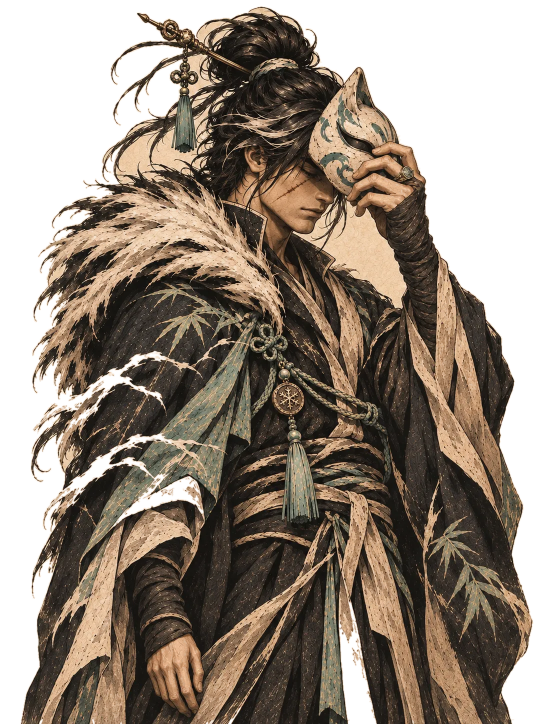
#> input picture flagship-v2/cast-performance-test/assets/derived/cold-blooded-defeat-matte.png, 1086 x 1448 px, given in place of high-roller-win.webp, which was not available (shown at 1/2 size)
$ python prep.py
#> lines starting #> are read from the running program, lines starting #| are printed output that depends on the picture; after the words box and inside, x2 and y2 are one past the last pixel; in counts of white or black regions, pixels touching at a corner belong together
#!/usr/bin/env python3
"""Derived layers for the cast performance tests (High Roller, Untouchable, Cold Blooded). Non-destructive: the painted
RGB is never altered; layers are the original pixels plus alpha, or the original painting on an extended paper canvas.

  layers/hr-fig.png            High Roller: refined matte (holes in the paper-coloured kimono filled) + a soft ink fringe
                               for the dry-brush robe tails; the six flying chips are NOT in it
  layers/hr-chip-<i>.png       the six painted flying chips, each its own sprite (original pixels + alpha), chips.json
  layers/cb-fig.png            Cold Blooded defeat painting, refined matte + ink fringe (fur, hair strands)
  layers/cb-card-fig.png       Cold Blooded v2 kit card, the house matte (yochi-2p5d build, read-only), painting rect
  layers/un-canvas.png         Untouchable on an extended paper canvas (16:9 at the painting's height, painting at the
                               right; the ribbons that leave the canvas's left edge are feathered into the paper)
  layers/un-flow.png           the ribbon motion map: RG = outward direction from her rigid core, B = weight (0 on the
                               body, sword, moon and ground; 1 on the free ribbon/hair/hem ends), A = distance
  layers/arena-up.png, arena-down.png, arena-floor.png   crops of the approved arena painting
"""
import json, os, cv2, numpy as np
from PIL import Image

H = os.path.dirname(os.path.dirname(os.path.abspath(__file__)))
SRC = f'{H}/assets/source'; OUT = f'{H}/assets/derived/layers'; os.makedirs(OUT, exist_ok=True)
REPO = os.path.abspath(f'{H}/../..')


def load(p): return np.array(Image.open(p).convert('RGB'))


def paper_distance(rgb):
    lab = cv2.cvtColor(rgb, cv2.COLOR_RGB2LAB).astype(np.float32)
    b = 12
    border = np.concatenate([lab[:b].reshape(-1, 3), lab[:, :b].reshape(-1, 3), lab[:, -b:].reshape(-1, 3)])
    paper = np.median(border, axis=0)
    d0 = np.linalg.norm(lab - paper, axis=2)
    bg = (d0 < 14).astype(np.float32)
    blur = cv2.GaussianBlur(lab * bg[..., None], (0, 0), 60); wts = cv2.GaussianBlur(bg, (0, 0), 60)[..., None]
    local = np.where(wts > 0.02, blur / np.maximum(wts, 1e-3), paper)
    return np.linalg.norm(lab - local, axis=2)


# [34 lines left out: function refine, not called in this run]


def save_rgba(p, rgb, a): Image.fromarray(np.dstack([rgb, (a * 255).astype(np.uint8)])).save(p)


def check(p, rgb, a, bgc=(255, 0, 255)):
    c = rgb * a[..., None] + np.array(bgc) * (1 - a[..., None]); Image.fromarray(c.astype(np.uint8)).save(p, quality=86)


def raw(name): return np.array(Image.open(f'{H}/assets/derived/{name}-matte.png'))[..., 3].astype(np.float32) / 255

# ---------------------------------------------------------------- High Roller
hr = load(f'{SRC}/high-roller-win.webp'); h, w = hr.shape[:2]
#> after `h, w = hr.shape[:2]`: h = 1448; w = 1086
d = paper_distance(hr)
#> in paper_distance, `lab = cv2.cvtColor(rgb, cv2.COLOR_RGB2LAB).astype(np.float32)`:
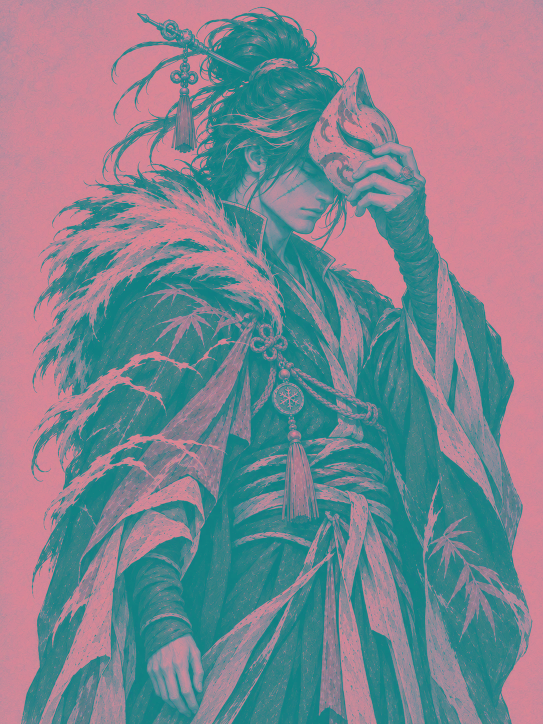
#> lab: shape (1448, 1086, 3) float32 (shown at 1/2 size); mean R, G, B 128.1, 132.8, 143.6
#> in paper_distance, `paper = np.median(border, axis=0)`: paper = [203, 136, 153]
#> in paper_distance, `bg = (d0 < 14).astype(np.float32)`:
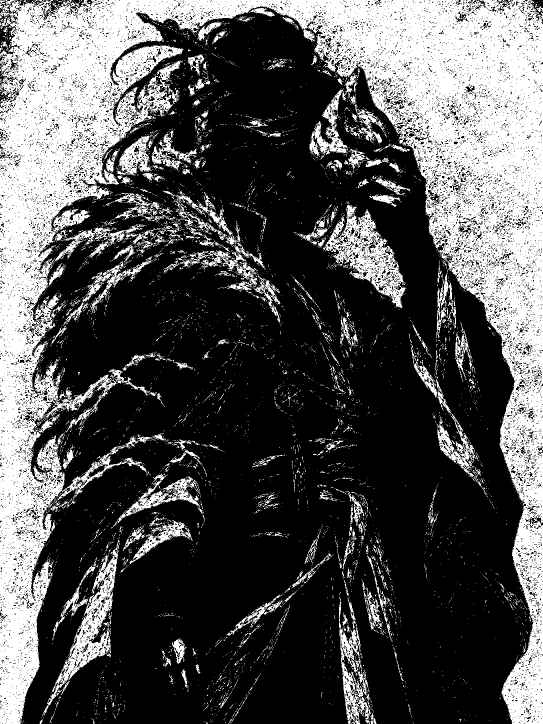
#> bg: shape (1448, 1086) float32 (shown at 1/2 size); values 0 (black) and 1 (white), 32.4% white; 6084 white regions (5742 under 20 px), largest, box (x1, y1, x2, y2) and area: (0, 0, 1086, 1448) 403133, (646, 409, 811, 616) 11035, (85, 1079, 239, 1431) 9204
#> in paper_distance, `blur = cv2.GaussianBlur(lab * bg[..., None], (0, 0), 60)`:
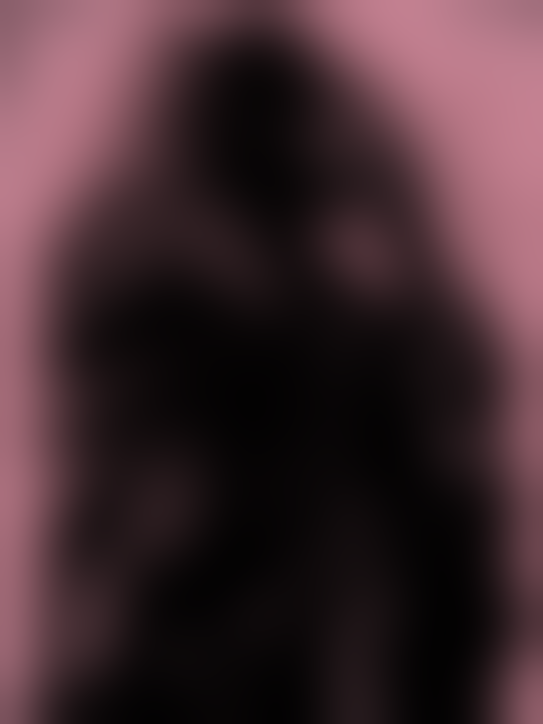
#> blur: shape (1448, 1086, 3) float32 (shown at 1/2 size); mean R, G, B 66.9, 43.9, 49.1
#> in paper_distance, `wts = cv2.GaussianBlur(bg, (0, 0), 60)[..., None]`:
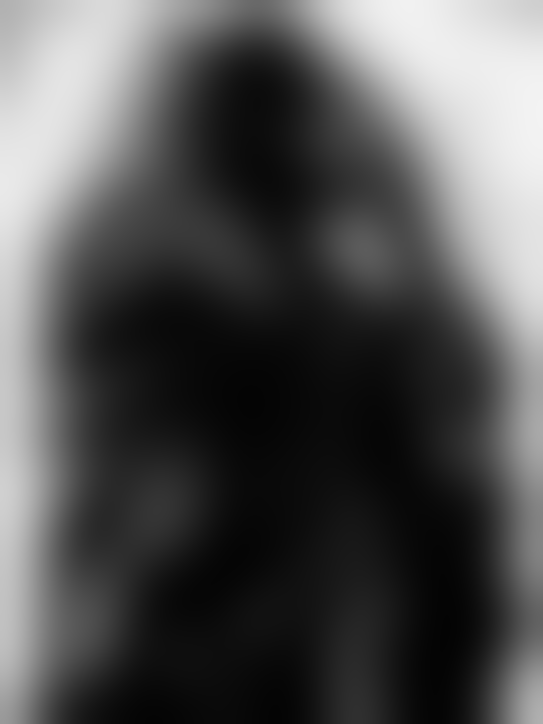
#> wts: shape (1448, 1086, 1) float32 (shown at 1/2 size); min 0.0149, max 0.953, mean 0.324
#> in paper_distance, `local = np.where(wts > 0.02, blur / np.maximum(wts, 1e-3), paper)`:
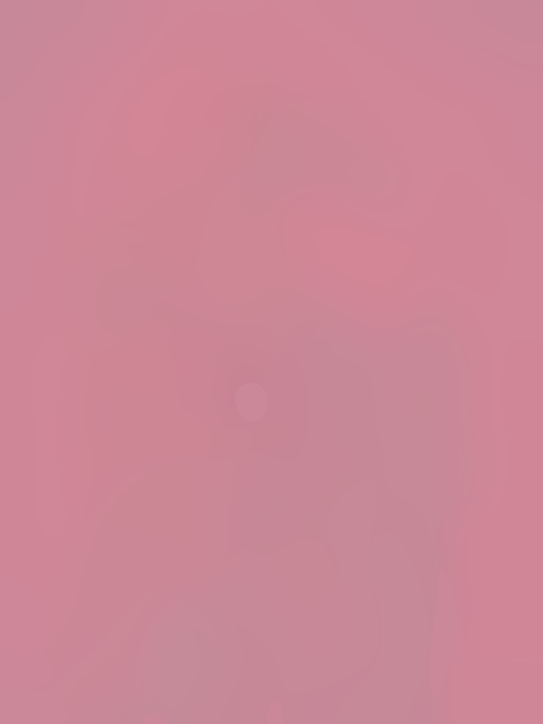
#> local: shape (1448, 1086, 3) float32 (shown at 1/2 size); mean of channels 0, 1, 2 203.7, 135.8, 149.8; drawn as R, G, B
fig_raw = raw('high-roller-win')
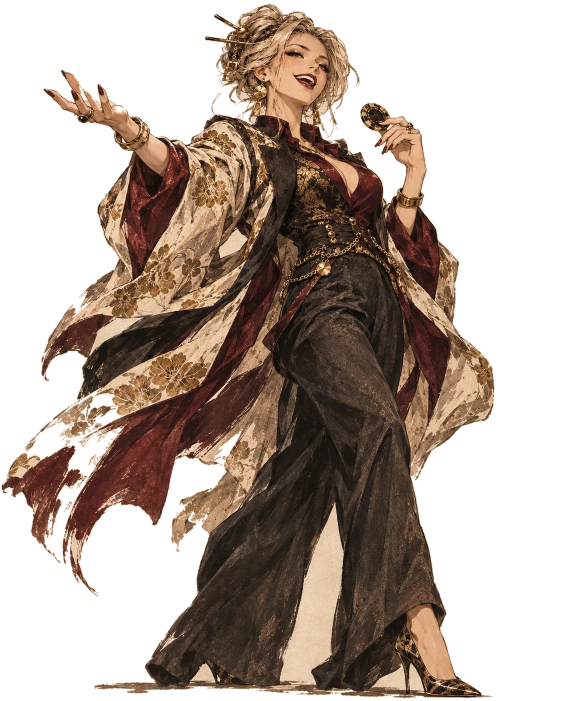
#> input picture flagship-v2/cast-performance-test/assets/derived/high-roller-win-matte.png, 1122 x 1402 px (shown at 1/2 size)
#> in raw, `def raw(name): return np.array(Image.open(f'{H}/assets/derived/{name}-..`:
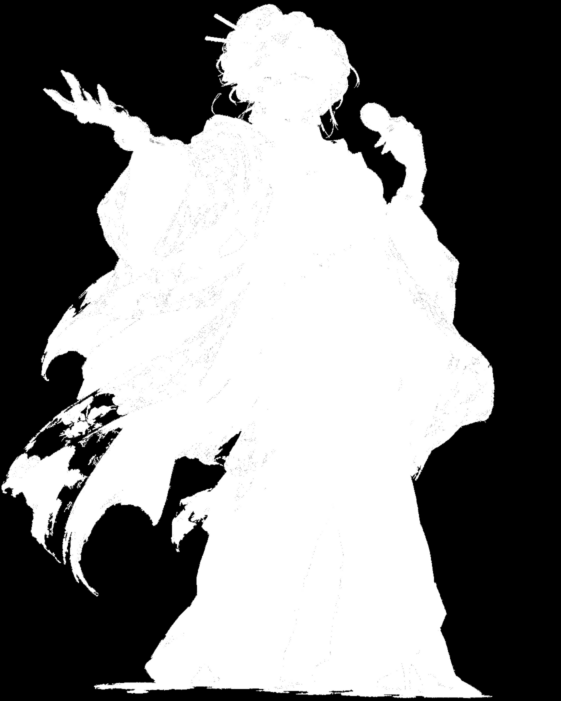
#> returned value: shape (1402, 1122) float32 (shown at 1/2 size); min 0, max 1, mean 0.507
# the flying chips: non-paper blobs up and left of her raised hand, outside the figure matte, chip-shaped
chips = []
#> (the run stopped early here; a loop or call above may not have finished)
